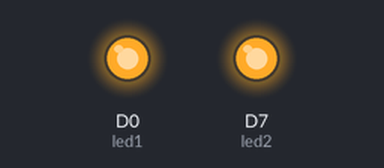
Bench run of a sketch on a simulated Particle Photon. On the bench: output pins drawn as LEDs (lit = HIGH).

Above: at 0.3 s.
At 5.7 s:
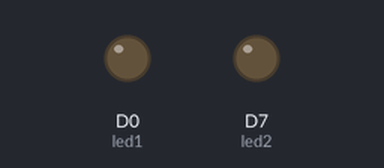
Timing chart, 0 to 8.3 s (numbered marks = the images above):
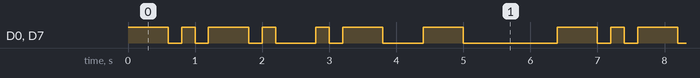

The sketch:

ProjectCode_v2.ino
```cpp
/* SIT210 Prototype Project, T1 2022
* Remote Work Helper
* C. Fitzgerald-Carter
* Sits on a worker's desk and measures their activity sending notification reminder
* to take a break or to get back to work
* also measures ambient light and check it's appropriate for reading/working with a computer
*\


// This #include statement was automatically added by the Particle IDE.
#include <BH1750.h>


BH1750 sensor(0x23, Wire);

int PIR = D5;
String pirReading = "0";

int timeWorking = 0; //stores continuous time spent working
int timeNotWorking = 0; //stores continuous time not spent working
int count2Min = 0;
int activity2min = 0; //stores sum of motion sensor output to determine average activity

int alert1 = 0; // flag indicates if alert has been triggered
int alert2 = 0; // flag indicates if alert has been triggered
int alert3 = 0; // flag indicates if alert has been triggered
int alert4 = 0;  // flag indicates if alert has been triggered

int prevSufficientLight = 1; //tracks when room lighting status changes


void setup() {


    sensor.begin();  // initialise light sensor
    sensor.set_sensor_mode(BH1750::forced_mode_high_res2);

    pinMode(PIR, INPUT); //initialise motion sensor

    Particle.variable("alert1", &alert1, INT); //register cloud variable for IFTTT
    Particle.variable("alert2", &alert2, INT); //register cloud variable for IFTTT
    Particle.variable("alert3", &alert3, INT); //register cloud variable for IFTTT
    Particle.variable("alert4", &alert4, INT); //register cloud variable for IFTTT


}

void loop() {

    // 5 sec delay between measurements.
	delay(5000);

    //resert alert flags
    alert1 = 0;
    alert2 = 0;
    alert3 = 0;
    alert4 = 0;

	sensor.make_forced_measurement();

    double lx  = sensor.get_light_level(); //store output from sensor

    String light_level = String::format("%.1f", lx);
    checkRoomLight(lx); // evaluate if light is sufficient and trigger relevant alerts
    Particle.publish("light", light_level, PRIVATE);//send input data to console (for testing and debugging)

    //Read motion data and store it to variable
    if(digitalRead(PIR)==HIGH){
        //state = activeMotion;
        logActivity(1); //send current reading to log for the last 2 minutes
    }
    else if(digitalRead(PIR)==LOW){ //state = inactiveMotion;
        logActivity(0); //send current reading to log for the last 2 minutes
    }


}

// takes alert name as input and updates status of relevant cloud variable triggering alert
void alert(int alertName){

  String alertNum = String(alertName);
  Particle.publish("alertFlagged", alertNum, PRIVATE);

  if (alertName == 1){
    alert1 = 1;
  }
  else if (alertName == 2){
    alert2 = 1;
  }
  else if (alertName == 3){ //time for a break!
    alert3 = 1;
  }
  else if (alertName == 4){ //back to work!
    alert4 = 1;
  }


}

// tracks total continuous time spent working or taking a break
// activates relevant alerts
void breakCheck(int motion){

    if (motion == 1){ //if activity detected in last 2 minute period
       timeWorking += 2; //add additional 2 minutes to current work sprint length
       timeNotWorking = 0; //reset time spent not working

       String sprint = String(timeWorking);
       Particle.publish("motion", sprint, PRIVATE); //send input data to console (for testing and debugging)


      //check working 1hr or more
      if (timeWorking >= 60){
          alert(3); //trigger break time alert
       }
    }
    else if (motion == 0){ //if no activity detected in last 2 minute period

      timeNotWorking += 2; //add 2 mins to current break length
      timeWorking = 0;  // reset current working sprint

      String sprint = String(timeNotWorking);
      String negSprint = "-"+sprint;
      Particle.publish("motion", negSprint, PRIVATE); //send input data to console (for testing and debugging)

      //check if break for more than 30 minutes
      if(timeNotWorking >= 30){
        alert(4); //trigger back to work alert
      }
    }
}

//tracks motion sensor readings for last two minute checking for any signs of activity
// passes result to breakCheck function
void logActivity(int motion){
   activity2min += motion; //add current input (1 or 0) to total sum
   count2Min ++; // increment 2 minute counter

  //check after 2 minutes (25 x reading every 5 mins)
  if (count2Min >= 25){

    if (activity2min >= 1){ //if activity detected in the last 2 mins
      breakCheck(1);
    }
    else if (activity2min == 0){ //if activity not detected in the last 2 mins
      breakCheck(0);
    }

    count2Min = 0; //reset counter
    activity2min = 0; //reset activity record
  }
}

// determines if room lighting is effective and activates relevant aler
void checkRoomLight(double sensorOutput){
    // if room is now well lit and was previously too dark
    if((sensorOutput > 300) && (prevSufficientLight == 0)){
        prevSufficientLight = 1; //update status memory
        alert(1); // send confirmation that lighting is now sufficient

    }
    // if room was previously well lit and now it's becoming too dark
    if((sensorOutput <= 300) && (prevSufficientLight == 1)){
        prevSufficientLight = 0; //update status memory
        alert(2); // send alert thatmore lighting is needed

    }
}
```

2.1_FirstNameBlinky_Code.ino
```cpp
// ------------
// LED MORSE CODE NAME
// ------------

/*-------------
March 2022
C. Fitzgerald-Carter
ID: 218447197

This program will blink an led on and off to spell the name "Cat" in morse code.
It blinks the D7 LED on a Particle device as well as an LED wired to D0 simultaneously.

Morse code is made up of dots and dashes:
> A dot is ONE unit and a dash is THREE units
> The space between the parts of a letter is ONE unit
> The space between letters is THREE units
> The space between words is SEVEN units

-------------*/


int led1 = D0; // Instead of writing D0 over and over again, we'll write led1


int led2 = D7; // Instead of writing D7 over and over again, we'll write led2


void setup() {

  // Declare LED pins as outputs
  pinMode(led1, OUTPUT);
  pinMode(led2, OUTPUT);

}


void loop() {
  // Spells the letters C-A-T in a loop

  // letter "c"
  write_c();

  // space between letters : THREE units
  delay(600);

  write_a();

  // space between letters : THREE units
  delay(600);

  write_t();

  // space between words : SEVEN units
  delay(1400);
}

void write_a(){

  // "a" is .-

  //short flash : ONE UNIT
  digitalWrite(led1, HIGH);
  digitalWrite(led2, HIGH);

  delay(200);

  digitalWrite(led1, LOW);
  digitalWrite(led2, LOW);

  delay(200);

  // long flash : THREE units
  digitalWrite(led1, HIGH);
  digitalWrite(led2, HIGH);

  delay(600);

  digitalWrite(led1, LOW);
  digitalWrite(led2, LOW);
}

void write_c(){

  // "C" is -.-.
  //long flash : THREE UNITS
  digitalWrite(led1, HIGH);
  digitalWrite(led2, HIGH);

  delay(600);

  digitalWrite(led1, LOW);
  digitalWrite(led2, LOW);

  delay(200);

  //short flash : ONE UNIT
  digitalWrite(led1, HIGH);
  digitalWrite(led2, HIGH);

  delay(200);

  digitalWrite(led1, LOW);
  digitalWrite(led2, LOW);

  delay(200);

 //long flash : THREE UNITS
  digitalWrite(led1, HIGH);
  digitalWrite(led2, HIGH);

  delay(600);

  digitalWrite(led1, LOW);
  digitalWrite(led2, LOW);

  delay(200);

  //short flash : ONE UNIT
  digitalWrite(led1, HIGH);
  digitalWrite(led2, HIGH);

  delay(200);

  digitalWrite(led1, LOW);
  digitalWrite(led2, LOW);
}

void write_t(){

  // "t" is -
  // long flash : THREE units
  digitalWrite(led1, HIGH);
  digitalWrite(led2, HIGH);

  delay(600);

  digitalWrite(led1, LOW);
  digitalWrite(led2, LOW);
}
```

Measured:
- by itself, D0 (led1), D7 (led2): repeats every 6.4 s: LOW 0.20 s, HIGH 0.20 s, LOW 0.20 s, HIGH 0.60 s, LOW 0.20 s, HIGH 0.20 s, LOW 0.60 s, HIGH 0.20 s, LOW 0.20 s, HIGH 0.60 s, LOW 0.60 s, HIGH 0.60 s, LOW 1.4 s, HIGH 0.60 s
- by itself, everything shown: repeats every 6.4 s, in 14 steps
